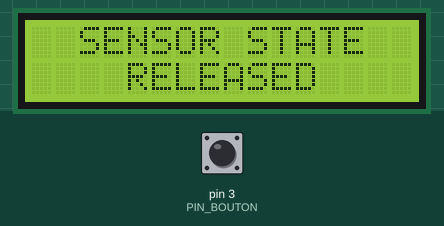
The sketch below on a simulated Arduino Uno, built with avr-gcc and run on an emulated ATmega328P. Shown: 16×2 character LCD. Inputs (shaded band) come from the test bench; at power-on: pin 3 (PIN_BOUTON) HIGH. What the sketch prints to the serial monitor is not drawn.

Above: at 3.17 s.
4.3 s: pin 3 (PIN_BOUTON) pulled LOW for 0.15 s
At 6.3 s:
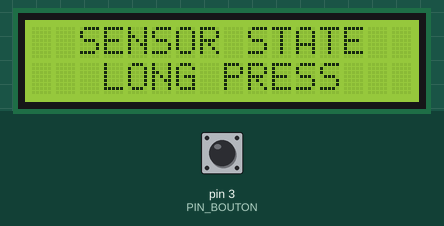
7.4 s: pin 3 (PIN_BOUTON) pulled LOW for 1 s
11.4 s: pin 3 (PIN_BOUTON) pulled LOW for 3.2 s
17.6 s: pin 3 (PIN_BOUTON) pulsed LOW 2 times (0.12 s each, 0.3 s apart)
At 18.7 s:
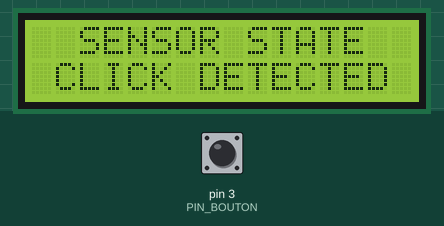
Timing chart, 0 to 20.6 s (numbered marks = the images above; inputs shaded):
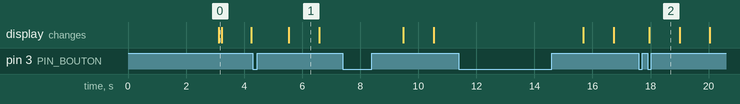

Measured:
- after the input at 4.3 s, the display: changes after 1.2 s (image 1)
- after the input at 17.6 s, the display: changes after 0.36 s (image 2)
- what the display in image 1 shows lasts 1.1 s, from 5.5 s to 6.6 s

The sketch:

touch_detection.ino
```cpp
/**
 *
 * e-mail : openprogramming23@gmail.com

 * gitHub : https://github.com/RS-malik-el
 *
 * @AUTEUR : Exaucé KIMBEMBE / @OpenProgramming
 * DATE : 06/11/2023
 *
 * @Board : arduino
 *
 * Le code permet de gérer les événements d'un bouton poussoir à l'aide de
 * la bibliothèque AceButton. Il est configuré pour détecter plusieurs types
 * d'événements tels que le clic simple, le double clic, la pression longue et
 * la répétition de clics. Ce code a été testé sur une carte Arduino et peut ne
 * pas fonctionner correctement sur d'autres types de cartes.
 *
*/

#ifndef __AVR__
  #error Ce code a été tester sur une carte arduino et peux ne pas bien fonctionner sur un autre type de carte.
#endif

#include <AceButton.h>
#include <LiquidCrystal_I2C.h>

// Message à afficher sur l'écran lcd i2c
#define MSG_SENSOR_STATE   "  SENSOR STATE  "
#define MSG_CLICK_DETECTED " CLICK DETECTED "
#define MSG_DOUBLE_CLICK   "  DOUBLE CLICK  "
#define MSG_LONG_PRESS     "   LONG PRESS   "
#define MSG_RELEASED       "    RELEASED    "

using namespace ace_button;

#define PIN_BOUTON  3  // Pin du bouton poussoir

AceButton button(PIN_BOUTON,false);  // Création d'un objet AceButton pour le bouton
LiquidCrystal_I2C lcd(0x27, 16, 2);  // Adresse I2C de l'écran LCD

uint8_t key_value = AceButton::kEventReleased;

// Prototype de la fonction
void gestionBouton(AceButton* button, uint8_t eventType, uint8_t buttonState);


void setup() {
  Serial.begin(115200); // Initialisation de la communication série
  Serial.println("Toucher le capteur\n");
  // Configuration de l'écran LCD I2C
  lcd.init();
  lcd.backlight();
  lcd.clear();
  lcd.setCursor(0,0);
  lcd.print("     WELCOME    ");
  lcd.setCursor(0,1);
  lcd.print("@OPENPROGRAMMING");

  pinMode(PIN_BOUTON, INPUT_PULLUP); // Configuration du bouton poussoir en entrée

  // Configuration du bouton
  ButtonConfig* buttonConfig = button.getButtonConfig();
  buttonConfig->setEventHandler(gestionBouton);
  buttonConfig->setFeature(ButtonConfig::kFeatureClick);
  buttonConfig->setFeature(ButtonConfig::kFeatureDoubleClick);
  buttonConfig->setFeature(ButtonConfig::kFeatureLongPress);
  buttonConfig->setFeature(ButtonConfig::kFeatureSuppressAll);
  //buttonConfig->setFeature(ButtonConfig::kFeatureSuppressAfterClick);
  //buttonConfig->setFeature(ButtonConfig::kFeatureSuppressAfterLongPress);
  //buttonConfig->setFeature(ButtonConfig::kFeatureSuppressAfterDoubleClick);
  //buttonConfig->setFeature(ButtonConfig::kFeatureSuppressClickBeforeDoubleClick);

   delay(3000);
}


void loop() {
  lcd.setCursor(0,0);
  lcd.print(MSG_SENSOR_STATE);

  if(key_value == AceButton::kEventReleased){
    lcd.setCursor(0,1);
   	lcd.print(MSG_RELEASED);
  }
  else{
    delay(1000);
    key_value = AceButton::kEventReleased;
  }

  button.check();
}


// Fonction de rappel pour le bouton
void gestionBouton(AceButton* button, uint8_t eventType, uint8_t buttonState) {
  switch (eventType) {
    case AceButton::kEventClicked:
      Serial.println(MSG_CLICK_DETECTED);
      lcd.setCursor(0,1);
   	  lcd.print(MSG_CLICK_DETECTED);
      key_value = AceButton::kEventClicked;
      break;
    case AceButton::kEventDoubleClicked:
      Serial.println(MSG_DOUBLE_CLICK);
      lcd.setCursor(0,1);
   	  lcd.print(MSG_DOUBLE_CLICK);
      key_value = AceButton::kEventDoubleClicked;
      break;
    case AceButton::kEventLongPressed:
      Serial.println(MSG_LONG_PRESS);
      lcd.setCursor(0,1);
   	  lcd.print(MSG_LONG_PRESS);
      key_value = AceButton::kEventLongPressed;
      break;
  }
}
```
